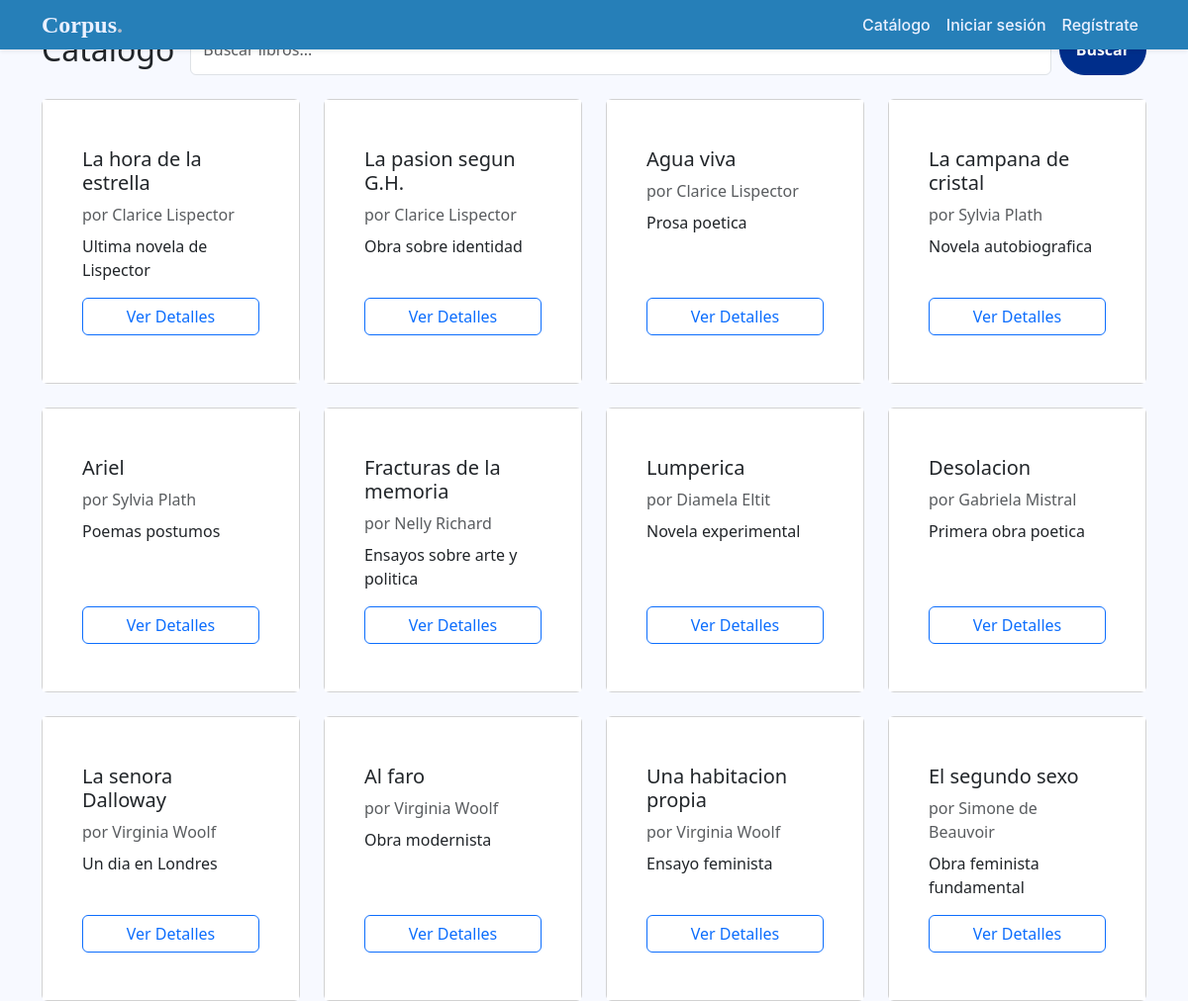
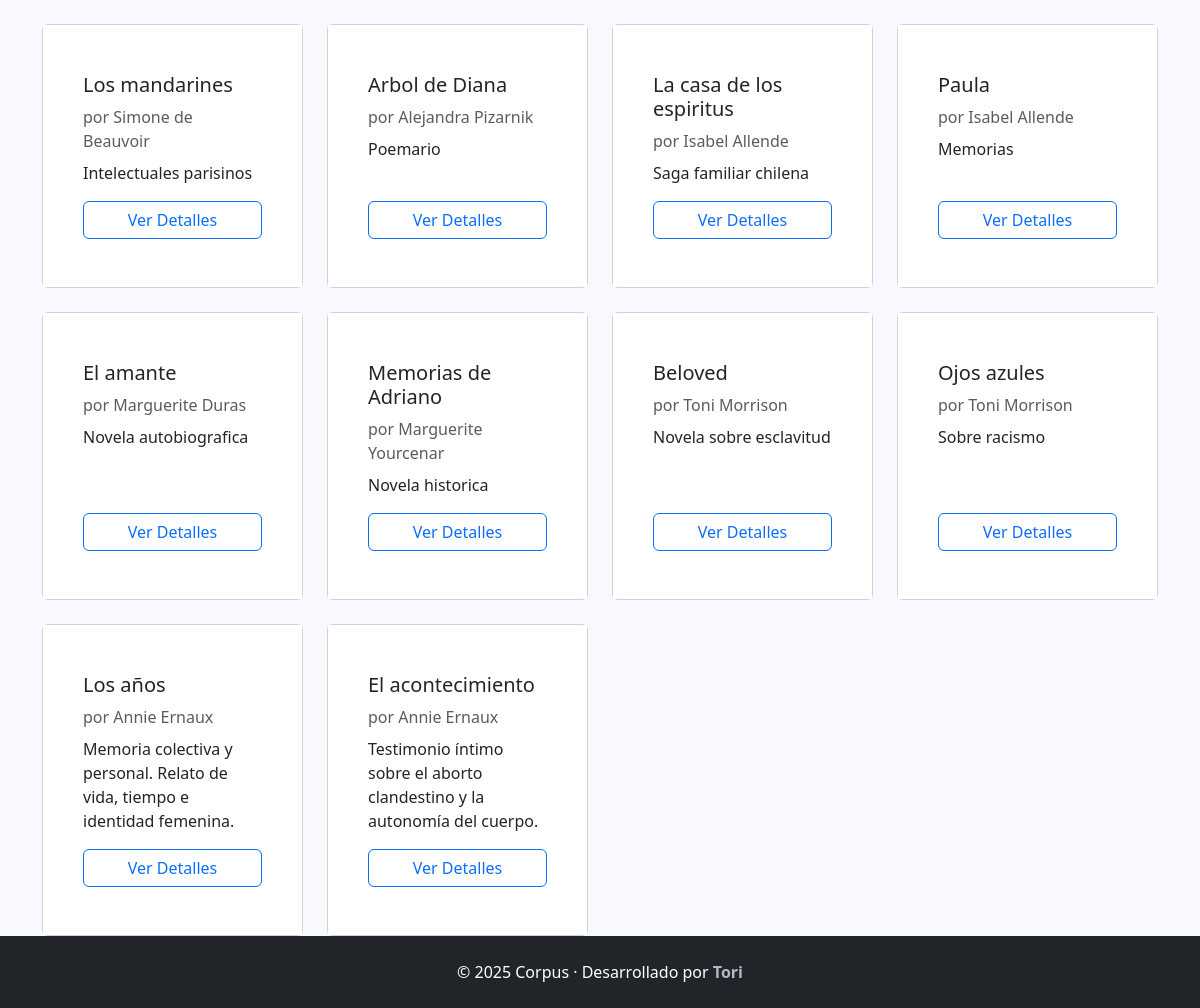
Page /catalogo/libros/ on the committed database (2 pictures, top to bottom).
### apps/catalogo/models.py (models this page shows, shortened)
class Libro(models.Model):
    titulo = models.CharField(max_length=200)
    autor = models.ForeignKey(Autor, on_delete=models.CASCADE)
    isbn = models.CharField(max_length=13, unique=True)
    editorial = models.CharField(max_length=100, blank=True, null=True)
    ano_publicacion = models.IntegerField()
    categoria = models.ForeignKey(Categoria, on_delete=models.CASCADE)
    descripcion = models.TextField()
    portada = models.URLField(blank=True, null=True)
    copias_totales = models.PositiveIntegerField()
    copias_disponibles = models.PositiveIntegerField()
    fecha_registro = models.DateTimeField(auto_now_add=True)

class Autor(models.Model):
    nombre = models.CharField(max_length=100)
    biografia = models.TextField(blank=True, null=True)
    pais = models.CharField(max_length=50, blank=True, null=True)
    fecha_nacimiento = models.DateField(blank=True, null=True)
    def __str__(self):
        return self.nombre
    class Meta:
        verbose_name = 'Autor'
        verbose_name_plural = 'Autores'

### apps/catalogo/views.py (the view)
# urls.py: path('libros/', ListaLibrosView.as_view(), name='lista_libros'),
class ListaLibrosView(View):
    template_name = 'catalogo/lista_libros.html'
    def get(self, request):
        q = request.GET.get('q', '')
        libros = Libro.objects.all()
        if q:
            libros = libros.filter(titulo__icontains=q)
        context = {
            'libros': libros,
            'q': q,
        }
        return render(request, self.template_name, context)

### templates/catalogo/lista_libros.html (shortened to what this page needs)
{% extends 'base.html' %}
{% block content %}
<div class ="container mt-4">
    <div class="d-flex flex-column flex-md-row justify-content-between align-items-start align-items-md-center mb-4 gap-3">
        <h2 class="mb-0">Catálogo</h2>
        <form method="get" class="d-flex gap-2 w-100 w-md-auto">
            <button type="submit" class="btn btn-primary">Buscar</button>
        </form>
    </div>
    <div class="row g-4">
        {% for libro in libros %}
        <div class="col-12 col-sm-6 col-md-4 col-lg-3">
            <div class="card h-100">
                <div class="card-body d-flex flex-column">
                    <h5 class="card-title">{{ libro.titulo }}</h5>
                    <p class="card-text text-muted mb-2">por {{ libro.autor }}</p>
                    <p class="card-text flex-grow-1">{{ libro.descripcion|truncatewords:20 }}</p>
                    <a href="{% url 'catalogo:detalle_libro' libro.id %}" class="btn btn-outline-primary mt-auto">Ver Detalles</a>
                </div>
            </div>
        </div>
        {% endfor %}
    </div>
</div>
{% endblock content %}

### static/css/styles.css (style rules this page uses)
:root { --azul-principal: #5a79ff; --azul-profundo: #002e8b; --hielo: #eaf0ff; --gris: #4a4a4a; --negro-suave: #1a1a1a; --fondo: #f7f9ff; --navbar-height: 50px; }
body { background: var(--fondo); }
.btn-primary { background-color: var(--azul-profundo) !important; border-color: var(--azul-profundo) !important; border-radius: 50px; padding: 0.8rem 1rem; font-weight: 600; }
.card-body { background-color: #ffffff; padding: 3rem 2.5rem !important; }

### rows in the picture
Libro: titulo "La hora de la estrella", autor "Clarice Lispector", descripcion "Ultima novela de Lispector"
Libro: titulo "La pasion segun G.H.", autor "Clarice Lispector", descripcion "Obra sobre identidad"
Libro: titulo "Agua viva", autor "Clarice Lispector", descripcion "Prosa poetica"
Libro: titulo "La campana de cristal", autor "Sylvia Plath", descripcion "Novela autobiografica"
Libro: titulo "Ariel", autor "Sylvia Plath", descripcion "Poemas postumos"
Libro: titulo "Fracturas de la memoria", autor "Nelly Richard", descripcion "Ensayos sobre arte y politica"
Libro: titulo "Lumperica", autor "Diamela Eltit", descripcion "Novela experimental"
Libro: titulo "Desolacion", autor "Gabriela Mistral", descripcion "Primera obra poetica"
Libro: titulo "La senora Dalloway", autor "Virginia Woolf", descripcion "Un dia en Londres"
Libro: titulo "Al faro", autor "Virginia Woolf", descripcion "Obra modernista"
Libro: titulo "Una habitacion propia", autor "Virginia Woolf", descripcion "Ensayo feminista"
Libro: titulo "El segundo sexo", autor "Simone de Beauvoir", descripcion "Obra feminista fundamental"
Libro: titulo "Los mandarines", autor "Simone de Beauvoir", descripcion "Intelectuales parisinos"
Libro: titulo "Arbol de Diana", autor "Alejandra Pizarnik", descripcion "Poemario"
Libro: titulo "La casa de los espiritus", autor "Isabel Allende", descripcion "Saga familiar chilena"
Libro: titulo "Paula", autor "Isabel Allende", descripcion "Memorias"
Libro: titulo "El amante", autor "Marguerite Duras", descripcion "Novela autobiografica"
Libro: titulo "Memorias de Adriano", autor "Marguerite Yourcenar", descripcion "Novela historica"
Libro: titulo "Beloved", autor "Toni Morrison", descripcion "Novela sobre esclavitud"
Libro: titulo "Ojos azules", autor "Toni Morrison", descripcion "Sobre racismo"
Libro: titulo "Los años", autor "Annie Ernaux", descripcion "Memoria colectiva y personal. Relato de vida, tiempo e identidad femenina."
Libro: titulo "El acontecimiento", autor "Annie Ernaux", descripcion "Testimonio íntimo sobre el aborto clandestino y la autonomía del cuerpo."
